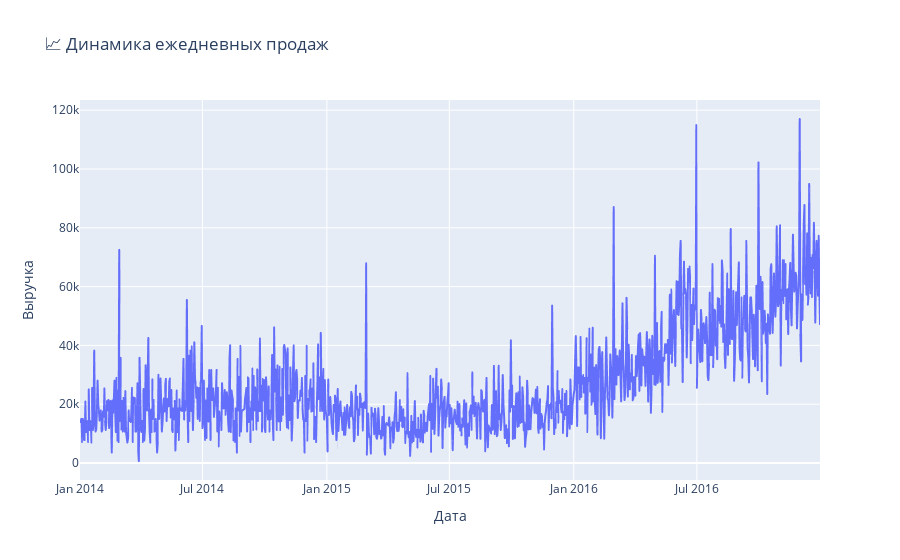
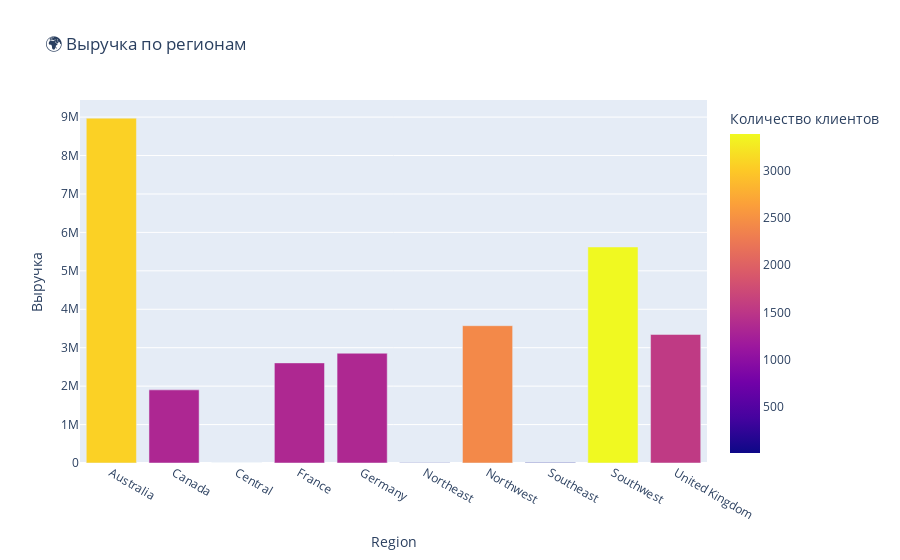

Notebook code cell kept with these figures, in order:
### Code cell
# 📊 СОЗДАНИЕ ВИЗУАЛИЗАЦИЙ ДЛЯ EDA
print("📊 СОЗДАНИЕ ВИЗУАЛИЗАЦИЙ ДЛЯ EDA")
print("=" * 50)

# Создаем subplots
fig, axes = plt.subplots(2, 3, figsize=(18, 12))
print("✅ Создана сетка графиков 2x3")

# 1. Динамика продаж по времени
if 'OrderDate' in df.columns and 'SalesAmount' in df.columns:
    monthly_sales = df.groupby(df['OrderDate'].dt.to_period('M'))['SalesAmount'].sum()
    axes[0,0].plot(monthly_sales.index.astype(str), monthly_sales.values, 
                  marker='o', linewidth=2, color='blue')
    axes[0,0].set_title('Динамика продаж по месяцам', fontsize=14, fontweight='bold')
    axes[0,0].set_xlabel('Месяц')
    axes[0,0].set_ylabel('Выручка (SalesAmount)')
    axes[0,0].tick_params(axis='x', rotation=45)
    axes[0,0].grid(True, alpha=0.3)
    print("✅ Построен график: Динамика продаж по месяцам")
else:
    axes[0,0].text(0.5, 0.5, 'Нет данных\nOrderDate или SalesAmount', 
                   ha='center', va='center', transform=axes[0,0].transAxes)
    axes[0,0].set_title('Динамика продаж по месяцам', fontsize=14, fontweight='bold')
    print("❌ Пропущен график: Отсутствуют OrderDate или SalesAmount")

# 2. Распределение по регионам
if 'Region' in df.columns:
    region_sales = df.groupby('Region')['SalesAmount'].sum().sort_values(ascending=False)
    axes[0,1].bar(range(len(region_sales)), region_sales.values, color='green', alpha=0.7)
    axes[0,1].set_title('Выручка по регионам', fontsize=14, fontweight='bold')
    axes[0,1].set_xlabel('Регион')
    axes[0,1].set_ylabel('Выручка')
    axes[0,1].set_xticks(range(len(region_sales)))
    axes[0,1].set_xticklabels(region_sales.index, rotation=45)
    print(f"✅ Построен график: Выручка по регионам ({len(region_sales)} регионов)")
else:
    axes[0,1].text(0.5, 0.5, 'Нет данных\nRegion', 
                   ha='center', va='center', transform=axes[0,1].transAxes)
    axes[0,1].set_title('Выручка по регионам', fontsize=14, fontweight='bold')
    print("❌ Пропущен график: Отсутствует Region")

# 3. Распределение по категориям продуктов
if 'Category' in df.columns:
    category_sales = df.groupby('Category')['SalesAmount'].sum()
    axes[0,2].pie(category_sales.values, labels=category_sales.index, 
                 autopct='%1.1f%%', startangle=90)
    axes[0,2].set_title('Распределение выручки по категориям', fontsize=14, fontweight='bold')
    print(f"✅ Построена круговая диаграмма: Категории продуктов ({len(category_sales)} категорий)")
else:
    axes[0,2].text(0.5, 0.5, 'Нет данных\nCategory', 
                   ha='center', va='center', transform=axes[0,2].transAxes)
    axes[0,2].set_title('Распределение выручки по категориям', fontsize=14, fontweight='bold')
    print("❌ Пропущена диаграмма: Отсутствует Category")

# 4. Распределение доходов клиентов
if 'YearlyIncome' in df.columns:
    axes[1,0].hist(df['YearlyIncome'], bins=20, alpha=0.7, edgecolor='black', color='orange')
    axes[1,0].set_title('Распределение годового дохода клиентов', fontsize=14, fontweight='bold')
    axes[1,0].set_xlabel('Годовой доход')
    axes[1,0].set_ylabel('Количество клиентов')
    print("✅ Построена гистограмма: Распределение доходов клиентов")
else:
    axes[1,0].text(0.5, 0.5, 'Нет данных\nYearlyIncome', 
                   ha='center', va='center', transform=axes[1,0].transAxes)
    axes[1,0].set_title('Распределение годового дохода клиентов', fontsize=14, fontweight='bold')
    print("❌ Пропущена гистограмма: Отсутствует YearlyIncome")

# 5. Распределение суммы продаж
if 'SalesAmount' in df.columns:
    axes[1,1].hist(df['SalesAmount'], bins=50, alpha=0.7, edgecolor='black', color='red')
    axes[1,1].set_title('Распределение суммы продаж', fontsize=14, fontweight='bold')
    axes[1,1].set_xlabel('Сумма продажи')
    axes[1,1].set_ylabel('Количество')
    print("✅ Построена гистограмма: Распределение суммы продаж")
else:
    axes[1,1].text(0.5, 0.5, 'Нет данных\nSalesAmount', 
                   ha='center', va='center', transform=axes[1,1].transAxes)
    axes[1,1].set_title('Распределение суммы продаж', fontsize=14, fontweight='bold')
    print("❌ Пропущена гистограмма: Отсутствует SalesAmount")

# 6. Топ продуктов по выручке
if 'ProductName' in df.columns:
    top_products = df.groupby('ProductName')['SalesAmount'].sum().nlargest(10)
    axes[1,2].barh(range(len(top_products)), top_products.values, color='purple', alpha=0.7)
    axes[1,2].set_yticks(range(len(top_products)))
    axes[1,2].set_yticklabels([label[:25] + '...' if len(label) > 25 else label 
                             for label in top_products.index])
    axes[1,2].set_title('Топ-10 продуктов по выручке', fontsize=14, fontweight='bold')
    axes[1,2].set_xlabel('Выручка')
    print(f"✅ Построен барчарт: Топ-10 продуктов по выручке")
else:
    axes[1,2].text(0.5, 0.5, 'Нет данных\nProductName', 
                   ha='center', va='center', transform=axes[1,2].transAxes)
    axes[1,2].set_title('Топ-10 продуктов по выручке', fontsize=14, fontweight='bold')
    print("❌ Пропущен барчарт: Отсутствует ProductName")

plt.tight_layout()
plt.savefig('eda_analysis.png', dpi=300, bbox_inches='tight')
print("💾 Графики сохранены в файл: eda_analysis.png")
plt.show()

# Дополнительные интерактивные визуализации с Plotly
print("\n📈 ИНТЕРАКТИВНЫЕ ВИЗУАЛИЗАЦИИ PLOTLY:")

if 'OrderDate' in df.columns and 'SalesAmount' in df.columns:
    daily_sales = df.groupby(df['OrderDate'].dt.date)['SalesAmount'].sum().reset_index()
    fig1 = px.line(daily_sales, x='OrderDate', y='SalesAmount', 
                  title='📈 Динамика ежедневных продаж',
                  labels={'OrderDate': 'Дата', 'SalesAmount': 'Выручка'})
    fig1.show()
    print("✅ Построен интерактивный график: Динамика ежедневных продаж")
else:
    print("❌ Пропущен интерактивный график: Отсутствуют OrderDate или SalesAmount")

if 'Region' in df.columns and 'SalesAmount' in df.columns:
    region_performance = df.groupby('Region').agg({
        'SalesAmount': 'sum',
        'CustomerKey': 'nunique',
        'OrderQuantity': 'sum'
    }).reset_index()
    
    fig2 = px.bar(region_performance, x='Region', y='SalesAmount',
                 title='🌍 Выручка по регионам',
                 color='CustomerKey',
                 labels={'SalesAmount': 'Выручка', 'CustomerKey': 'Количество клиентов'})
    fig2.show()
    print("✅ Построен интерактивный график: Выручка по регионам")
else:
    print("❌ Пропущен интерактивный график: Отсутствует Region или SalesAmount")

print(f"\n📊 ИТОГ ВИЗУАЛИЗАЦИЙ:")
print(f"   • Статических графиков: 6")
print(f"   • Интерактивных графиков: 2") 
print(f"   • Сохраненный файл: eda_analysis.png")
print("✅ ВИЗУАЛИЗАЦИИ УСПЕШНО СОЗДАНЫ!")

### Figure 1 — Plotly figure (JSON) as saved in the notebook; plotly's stock layout.template omitted (floating-point values rounded to 4 significant figures; data arrays with more than 128 entries replaced by an {"elided": "..."} marker saying what was removed)
{"data": [{"hovertemplate": "Дата=%{x}<br>Выручка=%{y}<extra></extra>", "legendgroup": "", "line": {"color": "#636efa", "dash": "solid"}, "marker": {"symbol": "circle"}, "mode": "lines", "name": "", "showlegend": false, "type": "scattergl", "x": {"elided": "1073 str values"}, "xaxis": "x", "y": {"elided": "1073 float values"}, "yaxis": "y"}], "layout": {"legend": {"tracegroupgap": 0}, "title": {"text": "📈 Динамика ежедневных продаж"}, "xaxis": {"anchor": "y", "domain": [0, 1], "title": {"text": "Дата"}}, "yaxis": {"anchor": "x", "domain": [0, 1], "title": {"text": "Выручка"}}}}

### Figure 2 — Plotly figure (JSON) as saved in the notebook; plotly's stock layout.template omitted (floating-point values rounded to 4 significant figures)
{"data": [{"hovertemplate": "Region=%{x}<br>Выручка=%{y}<br>Количество клиентов=%{marker.color}<extra></extra>", "legendgroup": "", "marker": {"color": [3077, 1329, 5, 1336, 1339, 7, 2419, 7, 3395, 1543], "coloraxis": "coloraxis", "pattern": {"shape": ""}}, "name": "", "orientation": "v", "showlegend": false, "textposition": "auto", "type": "bar", "x": ["Australia", "Canada", "Central", "France", "Germany", "Northeast", "Northwest", "Southeast", "Southwest", "United Kingdom"], "xaxis": "x", "y": [8973000.0, 1903000.0, 2838.0, 2605000.0, 2856000.0, 6346.0, 3573000.0, 11780.0, 5621000.0, 3345000.0], "yaxis": "y"}], "layout": {"barmode": "relative", "coloraxis": {"colorbar": {"title": {"text": "Количество клиентов"}}, "colorscale": [[0, "#0d0887"], [0.1111, "#46039f"], [0.2222, "#7201a8"], [0.3333, "#9c179e"], [0.4444, "#bd3786"], [0.5556, "#d8576b"], [0.6667, "#ed7953"], [0.7778, "#fb9f3a"], [0.8889, "#fdca26"], [1, "#f0f921"]]}, "legend": {"tracegroupgap": 0}, "title": {"text": "🌍 Выручка по регионам"}, "xaxis": {"anchor": "y", "domain": [0, 1], "title": {"text": "Region"}}, "yaxis": {"anchor": "x", "domain": [0, 1], "title": {"text": "Выручка"}}}}
